Frame 1 (no input): blank canvas, image omitted
Frame 60 (the mouse pressed at the canvas centre just before this capture): blank canvas, image omitted
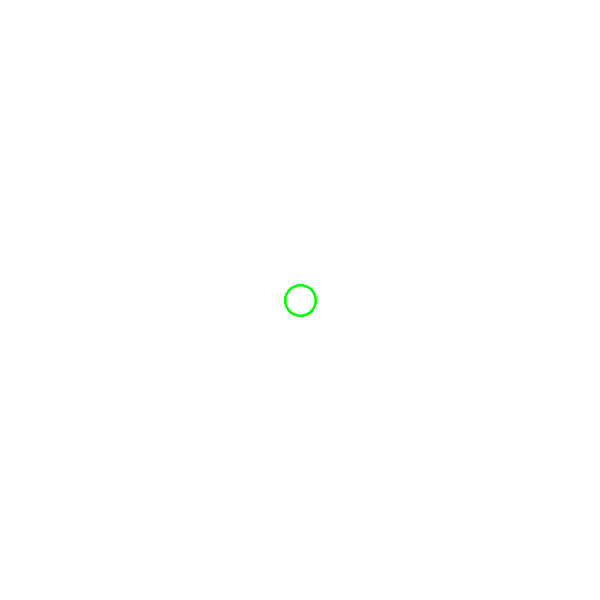
Frame 120 (the mouse held since frame 60 and released just before this capture)

The Processing sketch whose frames 1 and 60 were blank and that drew this single picture after the mouse press (run headless with seeded random() and noise(); from frame 60 on, the mouse is pressed at the canvas centre):

// Processing sketch: ART331_17_BasicMouseFollow03
// ── ART331_17_BasicMouseFollow03.pde
void setup() {
  size(600,600);
  background(255);
  strokeWeight(2);
}

void draw() {
 if(mouseX < 300) {
   stroke(255,0,0);
 } else {
   stroke(0,255,0);
 }
 if(mousePressed) {
   ellipse(mouseX, mouseY, 30, 30); 
 }
}
